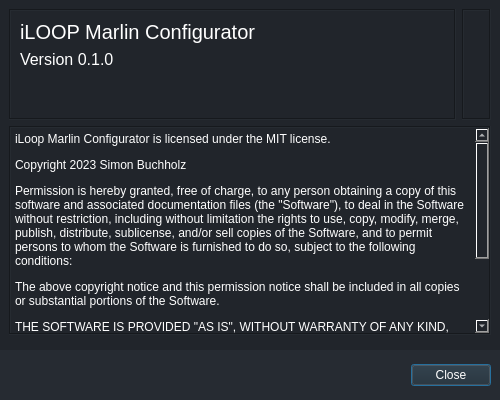
<?xml version="1.0" encoding="UTF-8"?>
<ui version="4.0">
 <class>AboutDialog</class>
 <widget class="QDialog" name="AboutDialog">
  <property name="geometry">
   <rect>
    <x>0</x>
    <y>0</y>
    <width>500</width>
    <height>400</height>
   </rect>
  </property>
  <property name="minimumSize">
   <size>
    <width>500</width>
    <height>400</height>
   </size>
  </property>
  <property name="maximumSize">
   <size>
    <width>500</width>
    <height>400</height>
   </size>
  </property>
  <property name="windowTitle">
   <string>About iMC</string>
  </property>
  <property name="windowIcon">
   <iconset resource="resources/resources.qrc">
    <normaloff>:/iloop_icon_small.png</normaloff>:/iloop_icon_small.png</iconset>
  </property>
  <property name="styleSheet">
   <string notr="true">QWidget {
	font-family: &quot;Source Sans Pro&quot;;
	background: rgb(33, 37, 43);
	color: white;
}</string>
  </property>
  <layout class="QGridLayout" name="gridLayout">
   <property name="leftMargin">
    <number>0</number>
   </property>
   <property name="topMargin">
    <number>0</number>
   </property>
   <property name="rightMargin">
    <number>0</number>
   </property>
   <property name="bottomMargin">
    <number>0</number>
   </property>
   <item row="4" column="0">
    <widget class="QFrame" name="frame">
     <property name="sizePolicy">
      <sizepolicy hsizetype="Preferred" vsizetype="Fixed">
       <horstretch>0</horstretch>
       <verstretch>0</verstretch>
      </sizepolicy>
     </property>
     <property name="minimumSize">
      <size>
       <width>0</width>
       <height>50</height>
      </size>
     </property>
     <property name="maximumSize">
      <size>
       <width>16777215</width>
       <height>50</height>
      </size>
     </property>
     <property name="styleSheet">
      <string notr="true">QFrame {
	background: rgb(38, 43, 50);
}</string>
     </property>
     <property name="frameShape">
      <enum>QFrame::NoFrame</enum>
     </property>
     <property name="frameShadow">
      <enum>QFrame::Plain</enum>
     </property>
     <layout class="QHBoxLayout" name="horizontalLayout">
      <item>
       <widget class="QDialogButtonBox" name="buttonBox">
        <property name="sizePolicy">
         <sizepolicy hsizetype="Expanding" vsizetype="Preferred">
          <horstretch>0</horstretch>
          <verstretch>0</verstretch>
         </sizepolicy>
        </property>
        <property name="orientation">
         <enum>Qt::Horizontal</enum>
        </property>
        <property name="standardButtons">
         <set>QDialogButtonBox::Close</set>
        </property>
       </widget>
      </item>
     </layout>
    </widget>
   </item>
   <item row="2" column="0">
    <widget class="QFrame" name="frame_2">
     <property name="frameShape">
      <enum>QFrame::NoFrame</enum>
     </property>
     <property name="frameShadow">
      <enum>QFrame::Plain</enum>
     </property>
     <layout class="QGridLayout" name="gridLayout_2">
      <item row="0" column="0" rowspan="2">
       <widget class="QFrame" name="frame_4">
        <property name="frameShape">
         <enum>QFrame::Box</enum>
        </property>
        <property name="frameShadow">
         <enum>QFrame::Sunken</enum>
        </property>
        <layout class="QGridLayout" name="gridLayout_4">
         <item row="1" column="0">
          <widget class="QLabel" name="label_2">
           <property name="styleSheet">
            <string notr="true">QLabel {
	font-size: 12pt;
}</string>
           </property>
           <property name="text">
            <string>Version 0.1.0</string>
           </property>
          </widget>
         </item>
         <item row="0" column="0">
          <widget class="QLabel" name="label">
           <property name="styleSheet">
            <string notr="true">QLabel {
	font-size: 15pt;
}</string>
           </property>
           <property name="text">
            <string>iLOOP Marlin Configurator</string>
           </property>
          </widget>
         </item>
         <item row="2" column="0">
          <spacer name="verticalSpacer_2">
           <property name="orientation">
            <enum>Qt::Vertical</enum>
           </property>
           <property name="sizeHint" stdset="0">
            <size>
             <width>20</width>
             <height>40</height>
            </size>
           </property>
          </spacer>
         </item>
        </layout>
       </widget>
      </item>
      <item row="0" column="1" rowspan="2">
       <widget class="QFrame" name="frame_3">
        <property name="sizePolicy">
         <sizepolicy hsizetype="Fixed" vsizetype="Preferred">
          <horstretch>0</horstretch>
          <verstretch>0</verstretch>
         </sizepolicy>
        </property>
        <property name="frameShape">
         <enum>QFrame::Box</enum>
        </property>
        <property name="frameShadow">
         <enum>QFrame::Sunken</enum>
        </property>
        <layout class="QGridLayout" name="gridLayout_3">
         <item row="0" column="0">
          <widget class="QLabel" name="label_3">
           <property name="maximumSize">
            <size>
             <width>50</width>
             <height>100</height>
            </size>
           </property>
           <property name="text">
            <string/>
           </property>
           <property name="pixmap">
            <pixmap resource="resources/resources.qrc">:/iloop_alpha.png</pixmap>
           </property>
           <property name="scaledContents">
            <bool>true</bool>
           </property>
          </widget>
         </item>
        </layout>
       </widget>
      </item>
      <item row="2" column="0" colspan="2">
       <widget class="QTextBrowser" name="textBrowser">
        <property name="styleSheet">
         <string notr="true">QScrollBar:vertical
{
    width: 12px;
	border: none;
	background: rgb(33, 37, 43);
}

QScrollBar::handle:vertical
{
    background: rgb(38, 43, 50);
    min-width: 12px;
}

QScrollBar::handle:vertical:hover
{
    background: rgb(40, 46, 53);
}

QScrollBar::add-line:vertical
{
    height: 0px;
}

QScrollBar::sub-line:vertical
{
    height: 0px;
}
</string>
        </property>
        <property name="frameShape">
         <enum>QFrame::Box</enum>
        </property>
        <property name="undoRedoEnabled">
         <bool>false</bool>
        </property>
        <property name="readOnly">
         <bool>true</bool>
        </property>
        <property name="html">
         <string>&lt;!DOCTYPE HTML PUBLIC &quot;-//W3C//DTD HTML 4.0//EN&quot; &quot;http://www.w3.org/TR/REC-html40/strict.dtd&quot;&gt;
&lt;html&gt;&lt;head&gt;&lt;meta name=&quot;qrichtext&quot; content=&quot;1&quot; /&gt;&lt;meta charset=&quot;utf-8&quot; /&gt;&lt;style type=&quot;text/css&quot;&gt;
p, li { white-space: pre-wrap; }
hr { height: 1px; border-width: 0; }
li.unchecked::marker { content: &quot;\2610&quot;; }
li.checked::marker { content: &quot;\2612&quot;; }
&lt;/style&gt;&lt;/head&gt;&lt;body style=&quot; font-family:'Source Sans Pro'; font-size:9pt; font-weight:400; font-style:normal;&quot;&gt;
&lt;p style=&quot; margin-top:12px; margin-bottom:12px; margin-left:0px; margin-right:0px; -qt-block-indent:0; text-indent:0px;&quot;&gt;iLoop Marlin Configurator is licensed under the MIT license.&lt;/p&gt;
&lt;p style=&quot; margin-top:12px; margin-bottom:12px; margin-left:0px; margin-right:0px; -qt-block-indent:0; text-indent:0px;&quot;&gt;Copyright 2023 Simon Buchholz&lt;/p&gt;
&lt;p style=&quot; margin-top:12px; margin-bottom:12px; margin-left:0px; margin-right:0px; -qt-block-indent:0; text-indent:0px;&quot;&gt;Permission is hereby granted, free of charge, to any person obtaining a copy of this software and associated documentation files (the &amp;quot;Software&amp;quot;), to deal in the Software without restriction, including without limitation the rights to use, copy, modify, merge, publish, distribute, sublicense, and/or sell copies of the Software, and to permit persons to whom the Software is furnished to do so, subject to the following conditions:&lt;/p&gt;
&lt;p style=&quot; margin-top:12px; margin-bottom:12px; margin-left:0px; margin-right:0px; -qt-block-indent:0; text-indent:0px;&quot;&gt;The above copyright notice and this permission notice shall be included in all copies or substantial portions of the Software.&lt;/p&gt;
&lt;p style=&quot; margin-top:12px; margin-bottom:12px; margin-left:0px; margin-right:0px; -qt-block-indent:0; text-indent:0px;&quot;&gt;THE SOFTWARE IS PROVIDED &amp;quot;AS IS&amp;quot;, WITHOUT WARRANTY OF ANY KIND, EXPRESS OR IMPLIED, INCLUDING BUT NOT LIMITED TO THE WARRANTIES OF MERCHANTABILITY, FITNESS FOR A PARTICULAR PURPOSE AND NONINFRINGEMENT. IN NO EVENT SHALL THE AUTHORS OR COPYRIGHT HOLDERS BE LIABLE FOR ANY CLAIM, DAMAGES OR OTHER LIABILITY, WHETHER IN AN ACTION OF CONTRACT, TORT OR OTHERWISE, ARISING FROM, OUT OF OR IN CONNECTION WITH THE SOFTWARE OR THE USE OR OTHER DEALINGS IN THE SOFTWARE.&lt;/p&gt;&lt;/body&gt;&lt;/html&gt;</string>
        </property>
       </widget>
      </item>
     </layout>
    </widget>
   </item>
  </layout>
 </widget>
 <resources>
  <include location="resources/resources.qrc"/>
 </resources>
 <connections>
  <connection>
   <sender>buttonBox</sender>
   <signal>accepted()</signal>
   <receiver>AboutDialog</receiver>
   <slot>accept()</slot>
   <hints>
    <hint type="sourcelabel">
     <x>248</x>
     <y>254</y>
    </hint>
    <hint type="destinationlabel">
     <x>157</x>
     <y>274</y>
    </hint>
   </hints>
  </connection>
  <connection>
   <sender>buttonBox</sender>
   <signal>rejected()</signal>
   <receiver>AboutDialog</receiver>
   <slot>reject()</slot>
   <hints>
    <hint type="sourcelabel">
     <x>316</x>
     <y>260</y>
    </hint>
    <hint type="destinationlabel">
     <x>286</x>
     <y>274</y>
    </hint>
   </hints>
  </connection>
 </connections>
</ui>
